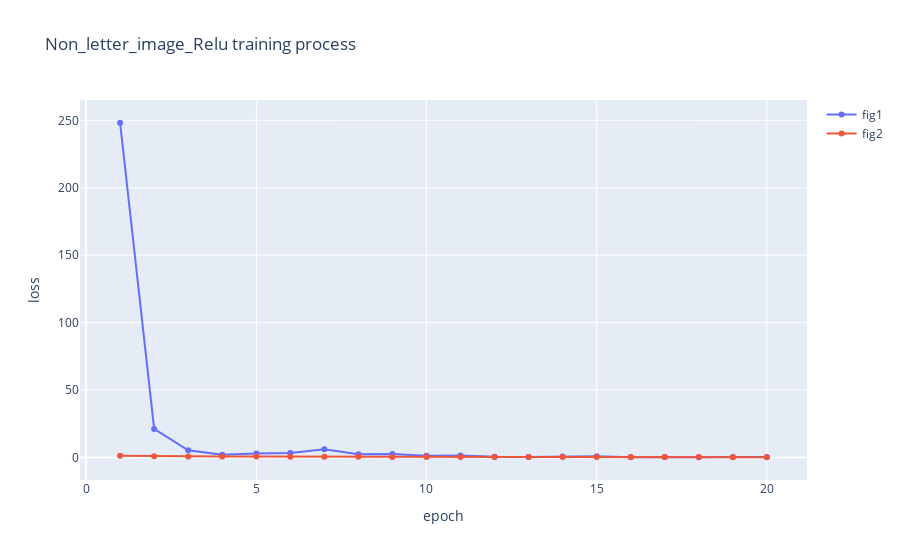

Here is the notebook cell this chart was saved with:
### Code cell
import plotly.graph_objects as go

val_loss = np.round(a['val_loss'],3)
train_loss = np.round(a['loss'],3)
epoch = np.arange(1,len(val_loss)+1)

fig = go.Figure()

fig.add_trace(go.Scatter(x = epoch, y = val_loss, mode = 'lines+markers', name = 'fig1'))

fig.add_trace(go.Scatter(x = epoch, y = train_loss, mode = 'lines+markers', name = 'fig2'))

fig.update_layout(title = 'Non_letter_image_Relu training process',
                 xaxis_title = 'epoch',
                 yaxis_title = 'loss')
fig.show()
fig.write_image("fig.png")

### Figure 1 — Plotly figure (JSON) as saved in the notebook; plotly's stock layout.template omitted (floating-point values rounded to 4 significant figures)
{"data": [{"mode": "lines+markers", "name": "fig1", "type": "scatter", "x": [1, 2, 3, 4, 5, 6, 7, 8, 9, 10, 11, 12, 13, 14, 15, 16, 17, 18, 19, 20], "y": [248.2, 21.2, 5.304, 2.056, 2.873, 3.357, 6.068, 2.391, 2.658, 1.279, 1.47, 0.491, 0.279, 0.717, 0.925, 0.197, 0.452, 0.183, 0.375, 0.363]}, {"mode": "lines+markers", "name": "fig2", "type": "scatter", "x": [1, 2, 3, 4, 5, 6, 7, 8, 9, 10, 11, 12, 13, 14, 15, 16, 17, 18, 19, 20], "y": [1.272, 0.903, 0.757, 0.69, 0.669, 0.577, 0.488, 0.542, 0.427, 0.448, 0.397, 0.389, 0.359, 0.367, 0.423, 0.298, 0.322, 0.401, 0.261, 0.234]}], "layout": {"title": {"text": "Non_letter_image_Relu training process"}, "xaxis": {"title": {"text": "epoch"}}, "yaxis": {"title": {"text": "loss"}}}}
